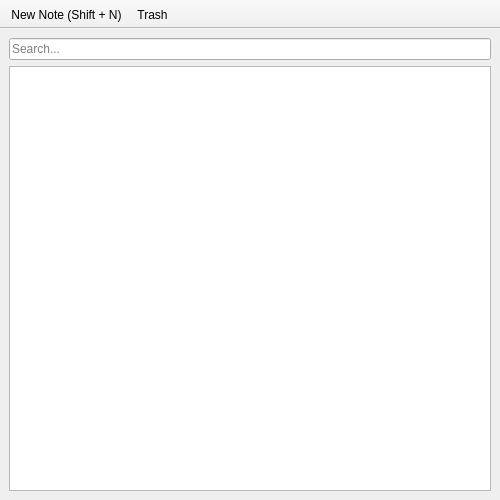
<?xml version="1.0" encoding="UTF-8"?>
<ui version="4.0">
 <class>MainWindow</class>
 <widget class="QMainWindow" name="MainWindow">
  <property name="geometry">
   <rect>
    <x>0</x>
    <y>0</y>
    <width>500</width>
    <height>500</height>
   </rect>
  </property>
  <property name="windowTitle">
   <string>Ubuntu Sticky Notes</string>
  </property>

  <widget class="QWidget" name="centralwidget">
   <layout class="QVBoxLayout" name="verticalLayout">
    <item>
     <widget class="QLineEdit" name="search_bar">
      <property name="placeholderText">
       <string>Search...</string>
      </property>
     </widget>
    </item>
    <item>
     <widget class="QListWidget" name="list_widget"/>
    </item>
   </layout>
  </widget>

  <widget class="QToolBar" name="main_toolbar">
   <property name="movable">
    <bool>false</bool>
   </property>
   <property name="iconSize">
    <size>
     <width>32</width>
     <height>32</height>
    </size>
   </property>
   <attribute name="toolBarArea">
    <enum>TopToolBarArea</enum>
   </attribute>
   <addaction name="new_action"/>
   <addaction name="bin_action"/>
  </widget>

  <action name="new_action">
   <property name="text">
    <string>New Note (Shift + N)</string>
   </property>
  </action>
  <action name="bin_action">
   <property name="text">
    <string>Trash</string>
   </property>
  </action>
 </widget>
 <resources/>
 <connections/>
</ui>
